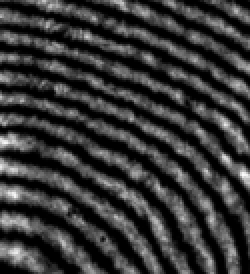
#> input picture interference_pattern/shape_fitting/crop_small.tif, 125 x 137 px (shown 2 times larger)
$ python basinhopping.py   (Python 2 division)
#> lines starting #> are read from the running program, lines starting #| are printed output that depends on the picture
#!/usr/bin/env python
from __future__ import division, print_function
import sys
from scipy import interpolate
import time
from mpl_toolkits.mplot3d import Axes3D
import matplotlib.pyplot as plt
import numpy as np
import cv2
from skimage import exposure
from scipy.optimize import basinhopping

def normalize(img_array,normrange):
	# [4 lines of commented-out code are left out]
	test = exposure.equalize_hist(img_array)
	return test

def difference(reference_img, generated_img, normrange):
	reference_img = normalize(reference_img, normrange)
	generated_img = normalize(generated_img, normrange)
	diff_value = np.sum((reference_img-generated_img)**2)
	return diff_value

def surface_polynomial(size, max_variation, coeff):
	def poly(x, y):
		#poly = max_variation*(coeff[0]*x+coeff[1]*y)
		poly = max_variation*(coeff[0]*x**2+coeff[1]*y**2+coeff[2]*x*y+coeff[3]*x+coeff[4]*y+coeff[5])
		return poly
	x = np.linspace(0,size[0]-1, size[0])
	y = np.linspace(0,size[1]-1, size[1])
	zz = poly(x[:,None],y[None, :])
	return zz
def nll(coeff, max_variation, data, normrange):
	#data = normalize(data, normrange)
	height = surface_polynomial(data.shape, max_variation,coeff)
	#expected = normalize(1+np.cos((2/0.532)*height), normrange)
	expected = 1+np.cos((2/0.532)*height)
	# normalize to [0,1]
	expected /= expected.max()
	return difference(data, expected, normrange)

if __name__ == "__main__":
	from scipy.optimize import fmin
	import time
	normrange=1

	N = 14
	sample_size = 15

	t0 = time.time()
	max_variation = 0.012
	reference_intensity = cv2.imread('crop_small.tif', 0)
#> reference_intensity is the input picture: shape (137, 125); min 0, max 252, mean 55.2
	reference_intensity = normalize(reference_intensity,1)
#> in normalize, `test = exposure.equalize_hist(img_array)`:
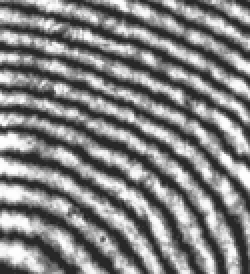
#> test: shape (137, 125) float64 (shown 2 times larger); min 0.161, max 1, mean 0.516
	#cv2.imwrite('normalized_crop.tif',255*reference_intensity)
	alist = np.linspace(0,sample_size,N) # x direction
	blist = np.linspace(-sample_size, sample_size,2*N) # y direction
	aa, bb = np.meshgrid(alist,blist)
	diff = np.empty(aa.shape)


	# [16 lines of commented-out code are left out]

        initcoeff= np.array([[0.1,0.1,0.1,0.1,0.1,0.1]])
#> (the run stopped early here; a loop or call above may not have finished)

$ run again, with interference_pattern/shape_fitting/concentric.tif copied over interference_pattern/shape_fitting/crop_small.tif
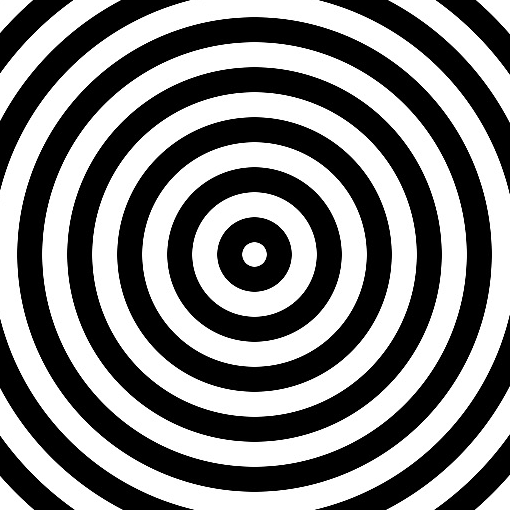
#> input picture interference_pattern/shape_fitting/concentric.tif, 510 x 510 px
#> reference_intensity is the input picture: shape (510, 510); min 0, max 255, mean 129.3
#> in normalize, `test = exposure.equalize_hist(img_array)`:
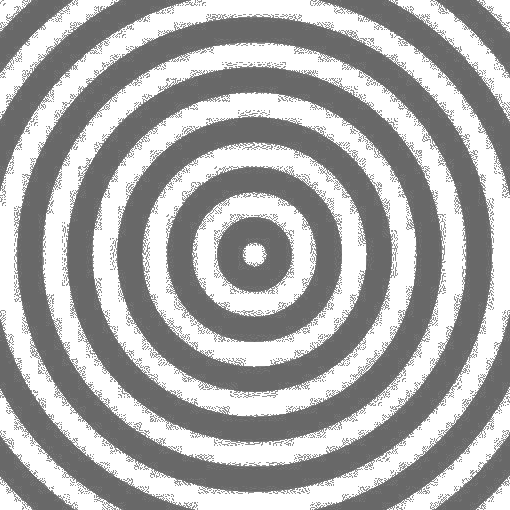
#> test: shape (510, 510) float64; min 0.408, max 1, mean 0.674
